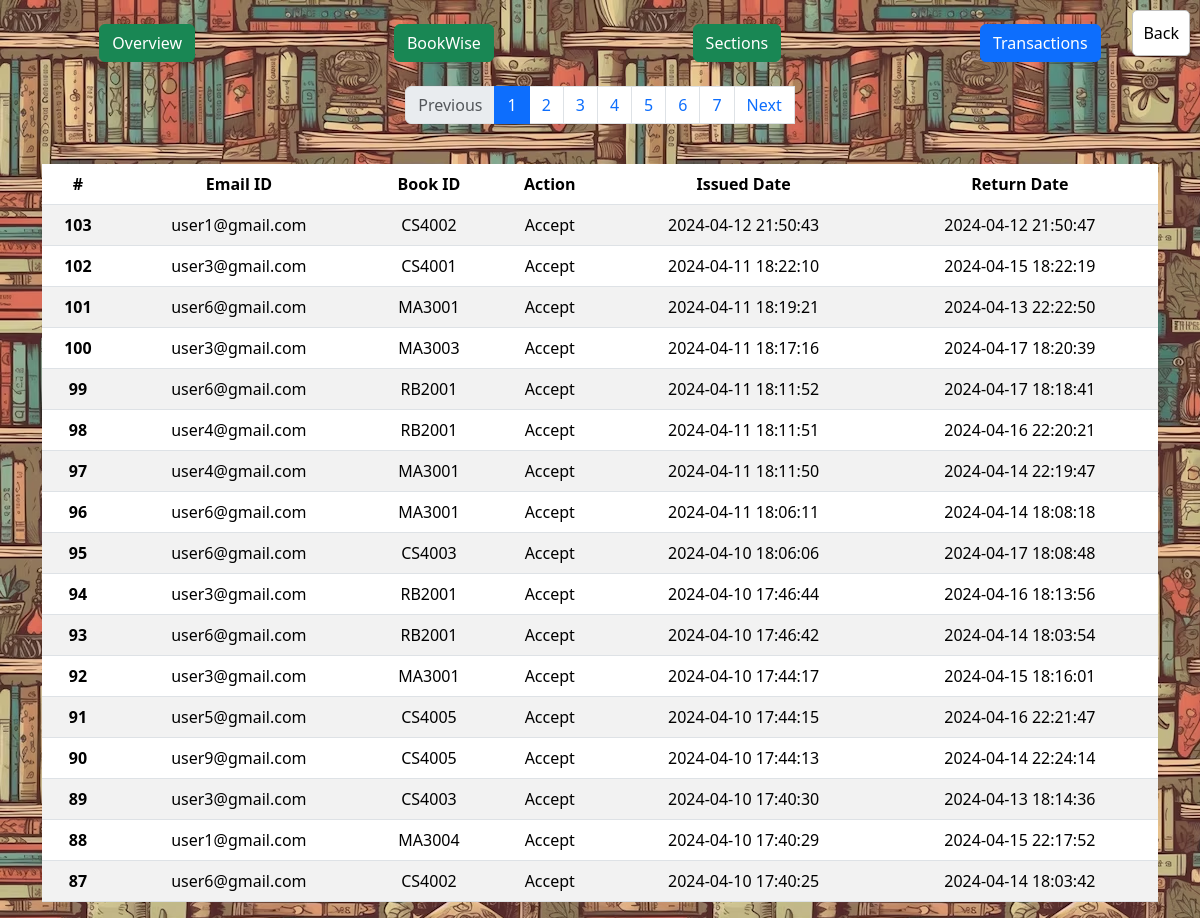
Page /transactions on the committed database.
### application/models.py (models this page shows)
class Transactions(db.Model):
	__tablename__ = 'transactions'
	id            = db.Column(db.Integer, primary_key=True, autoincrement=True)
	email         = db.Column(db.String, nullable=False)
	book_id       = db.Column(db.String, nullable=False)
	action        = db.Column(db.String, nullable=False)
	issue_date    = db.Column(db.String)
	return_date   = db.Column(db.String)

### application/controllers/admin_controllers.py (the view)
@app.route("/transactions")
def TransactionsPage():
	page = request.args.get('page', 1, type=int)
	trans = Transactions.query.order_by(Transactions.id.desc()).paginate(page=page, per_page=17)
	return render_template('admin_templates/Statistics/transactions.html', trans=trans)

### templates/admin_templates/Statistics/transactions.html (shortened to what this page needs)
<!DOCTYPE html>
<html lang="en">
<head>
<link href="https://cdn.jsdelivr.net/npm/bootstrap@5.3.2/dist/css/bootstrap.min.css" rel="stylesheet">
   <link rel="stylesheet" href="../../static/css_files/statistics.css">
</head>
<body>
	<a href="/admin_logged_in" id="goBackButton">Back</a>
<br>
<ul class="nav nav-pills nav-fill">
	<li class="nav-item">
		<a class="btn btn-success" href="/statistics" > Overview </a>
	</li>
	<li class="nav-item">
		<a class="btn btn-success" href="/bookStats" > BookWise </a>
	</li>
	<li class="nav-item">
		<a class="btn btn-success" href="/sectionStats" > Sections </a>
	</li>
	<li class="nav-item">
		<a class="btn btn-primary" href="#" > Transactions </a>
	</li>
</ul>
    <br>
    <nav aria-label="...">
	<ul class="pagination justify-content-center">
	  {% if trans.has_prev %}
	   <li class="page-item">
		<a class="page-link" href="?page={{ trans.prev_num }}">Previous</a>
	   </li>
	  {% else %}
	  	<li class="page-item disabled">
		 <a class="page-link">Previous</a>
	  {% endif %}
	  {% for page_num in trans.iter_pages() %}
	   <li class="page-item">
		{% if page_num %}
		  {% if page_num != trans.page %}
		    <a class="page-link" href="?page={{ page_num }}">{{ page_num }}</a>
		  {% else %}
		    <a class="page-link current active">{{ page_num }}</a>
		  {% endif %}
		{% else %}
		  <a class="page-link current"> . . .</a>
		{% endif %}
	   </li>
	  {% endfor %}
	  {% if trans.has_next %}
	   <li class="page-item">
		<a class="page-link" href="?page={{ trans.next_num }}">Next</a>
	  {% else %}
	  	<li class="page-item disabled">
		 <a class="page-link">Next</a>
		<li>
	  {% endif %}
    </nav>
<br>
<div class="d-flex flex-row">
    <div class="container text-center" >
<table class="table table-striped">
  <thead>
    <tr>
      <th scope="col">#</th>
      <th scope="col">Email ID</th>
      <th scope="col">Book ID</th>
      <th scope="col">Action</th>
      <th scope="col">Issued Date</th>
      <th scope="col">Return Date</th>
    </tr>
  </thead>
  <tbody>
	 {% for tran in trans %}
		<tr>
		  <th scope="row">{{ tran.id }}</th>
		  <td> {{ tran.email }} </td>
		  <td> {{ tran.book_id }} </td>
		  <td> {{ tran.action }} </td>
		  <td> {{ tran.issue_date }} </td>
		  <td> {{ tran.return_date }} </td>
		</tr>
	{% endfor %}
  </tbody>
</table>
</div>
</div>
</body>
</html>

### static/css_files/statistics.css (style rules this page uses)
body { background-image: url('/static/user_home_page.avif'); }
#goBackButton { position: absolute; top: 10px; right: 10px; text-decoration: none; padding: 10px; color: black; background-color: white; border: 1px solid silver; border-radius: 5px; }

### rows in the picture
Transactions: id "103", email "user1@gmail.com", book_id "CS4002", action "Accept", issue_date "2024-04-12 21:50:43", return_date "2024-04-12 21:50:47"
Transactions: id "102", email "user3@gmail.com", book_id "CS4001", action "Accept", issue_date "2024-04-11 18:22:10", return_date "2024-04-15 18:22:19"
Transactions: id "101", email "user6@gmail.com", book_id "MA3001", action "Accept", issue_date "2024-04-11 18:19:21", return_date "2024-04-13 22:22:50"
Transactions: id "100", email "user3@gmail.com", book_id "MA3003", action "Accept", issue_date "2024-04-11 18:17:16", return_date "2024-04-17 18:20:39"
Transactions: id "99", email "user6@gmail.com", book_id "RB2001", action "Accept", issue_date "2024-04-11 18:11:52", return_date "2024-04-17 18:18:41"
Transactions: id "98", email "user4@gmail.com", book_id "RB2001", action "Accept", issue_date "2024-04-11 18:11:51", return_date "2024-04-16 22:20:21"
Transactions: id "97", email "user4@gmail.com", book_id "MA3001", action "Accept", issue_date "2024-04-11 18:11:50", return_date "2024-04-14 22:19:47"
Transactions: id "96", email "user6@gmail.com", book_id "MA3001", action "Accept", issue_date "2024-04-11 18:06:11", return_date "2024-04-14 18:08:18"
Transactions: id "95", email "user6@gmail.com", book_id "CS4003", action "Accept", issue_date "2024-04-10 18:06:06", return_date "2024-04-17 18:08:48"
Transactions: id "94", email "user3@gmail.com", book_id "RB2001", action "Accept", issue_date "2024-04-10 17:46:44", return_date "2024-04-16 18:13:56"
Transactions: id "93", email "user6@gmail.com", book_id "RB2001", action "Accept", issue_date "2024-04-10 17:46:42", return_date "2024-04-14 18:03:54"
Transactions: id "92", email "user3@gmail.com", book_id "MA3001", action "Accept", issue_date "2024-04-10 17:44:17", return_date "2024-04-15 18:16:01"
Transactions: id "91", email "user5@gmail.com", book_id "CS4005", action "Accept", issue_date "2024-04-10 17:44:15", return_date "2024-04-16 22:21:47"
Transactions: id "90", email "user9@gmail.com", book_id "CS4005", action "Accept", issue_date "2024-04-10 17:44:13", return_date "2024-04-14 22:24:14"
Transactions: id "89", email "user3@gmail.com", book_id "CS4003", action "Accept", issue_date "2024-04-10 17:40:30", return_date "2024-04-13 18:14:36"
Transactions: id "88", email "user1@gmail.com", book_id "MA3004", action "Accept", issue_date "2024-04-10 17:40:29", return_date "2024-04-15 22:17:52"
Transactions: id "87", email "user6@gmail.com", book_id "CS4002", action "Accept", issue_date "2024-04-10 17:40:25", return_date "2024-04-14 18:03:42"

### other values in the picture
{{ page_num }} "1"
{{ page_num }} "2" "3" "4" "5" "6" "7"
